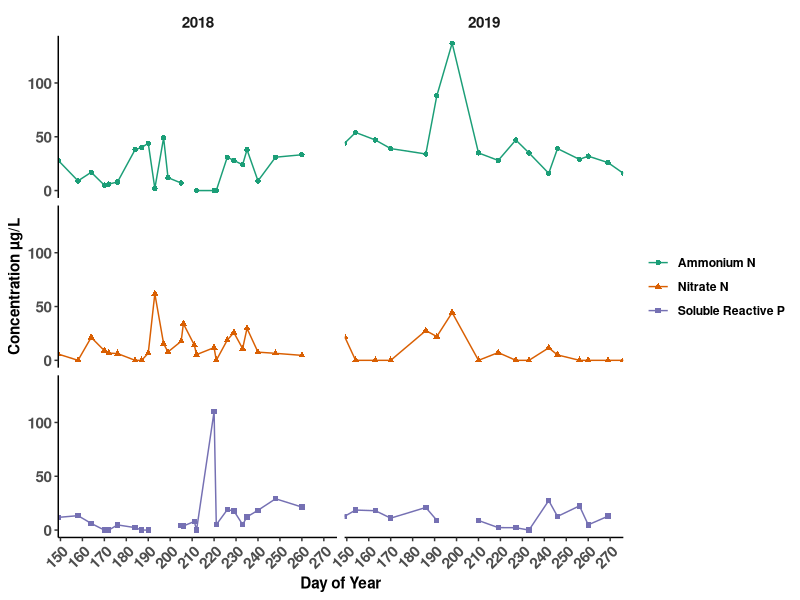

This chart was generated by the following R code:
# Figure 4 - Nutrient data
#libraries
library(tidyverse)
library(here)
library(colorspace)
library(patchwork)
library(scales)

#Data
all_data <- read_csv(here("data/processed_data", "Nutrients_Biomass_BP.csv"))

long_data <- all_data %>% group_by(Year, DOY) %>%
  pivot_longer(cols = c(2:8), names_to = "parameter", values_to = "values")

#Figure
ggplot((long_data %>% filter(parameter %in% c("SRP", "NH3", "NO3"))), aes(DOY, (values*1000), colour = parameter, shape = parameter)) +
  geom_point() + geom_line() +
  scale_shape_discrete(labels = c("Ammonium N", "Nitrate N", "Soluble Reactive P")) +
  scale_colour_manual(values = c("#1b9e77", "#d95f02", "#7570b3"),
                        labels = c("Ammonium N", "Nitrate N", "Soluble Reactive P")) +
  facet_grid(vars(parameter), vars(Year)) + 
  scale_x_continuous(breaks = seq(150, 275, 10), 
                     limits = c(149, 276), expand = c(0,0))+
  xlab("Day of Year") + ylab("Concentration µg/L")+
  theme_classic()+
  theme(axis.text.x = element_text(angle=45, hjust=1, vjust=1, face = "bold", size = 11)) +
  theme(axis.text.y = element_text(face = "bold", size = 11))+
  theme(axis.title.x = element_text(face = "bold", size =11))+
  theme(axis.title.y = element_text(face = "bold", size = 11)) + 
  theme(panel.grid.major = element_blank(),
        panel.grid.minor = element_blank(),
        strip.text = element_text(face = "bold", size = 11),
        legend.text = element_text(face = "bold"),
        legend.title = element_blank(),
        strip.background = element_blank(),
        strip.text.y = element_blank(),
        strip.placement = "outside")
  #annotate("segment", x=-Inf, xend=Inf, y=-Inf, yend=-Inf)+
  #annotate("segment", x=-Inf, xend=-Inf, y=-Inf, yend=Inf)

